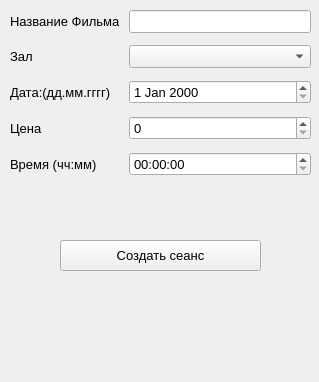
<?xml version="1.0" encoding="UTF-8"?>
<ui version="4.0">
 <class>CreateSessionWindow</class>
 <widget class="QWidget" name="CreateSessionWindow">
  <property name="geometry">
   <rect>
    <x>0</x>
    <y>0</y>
    <width>319</width>
    <height>382</height>
   </rect>
  </property>
  <property name="minimumSize">
   <size>
    <width>319</width>
    <height>382</height>
   </size>
  </property>
  <property name="maximumSize">
   <size>
    <width>319</width>
    <height>382</height>
   </size>
  </property>
  <property name="font">
   <font>
    <family>MS Shell Dlg 2</family>
    <pointsize>10</pointsize>
   </font>
  </property>
  <property name="windowTitle">
   <string>Form</string>
  </property>
  <widget class="QPushButton" name="create_session_button">
   <property name="geometry">
    <rect>
     <x>60</x>
     <y>240</y>
     <width>201</width>
     <height>31</height>
    </rect>
   </property>
   <property name="text">
    <string>Создать сеанс</string>
   </property>
  </widget>
  <widget class="QWidget" name="formLayoutWidget">
   <property name="geometry">
    <rect>
     <x>10</x>
     <y>10</y>
     <width>301</width>
     <height>201</height>
    </rect>
   </property>
   <layout class="QFormLayout" name="formLayout">
    <property name="horizontalSpacing">
     <number>8</number>
    </property>
    <property name="verticalSpacing">
     <number>12</number>
    </property>
    <property name="topMargin">
     <number>0</number>
    </property>
    <property name="rightMargin">
     <number>0</number>
    </property>
    <property name="bottomMargin">
     <number>0</number>
    </property>
    <item row="0" column="0">
     <widget class="QLabel" name="label">
      <property name="text">
       <string>Название Фильма</string>
      </property>
     </widget>
    </item>
    <item row="0" column="1">
     <widget class="QLineEdit" name="name_input"/>
    </item>
    <item row="1" column="0">
     <widget class="QLabel" name="label_4">
      <property name="text">
       <string>Зал</string>
      </property>
     </widget>
    </item>
    <item row="2" column="0">
     <widget class="QLabel" name="label_5">
      <property name="text">
       <string>Дата:(дд.мм.гггг)</string>
      </property>
     </widget>
    </item>
    <item row="3" column="0">
     <widget class="QLabel" name="label_2">
      <property name="text">
       <string>Цена</string>
      </property>
     </widget>
    </item>
    <item row="4" column="0">
     <widget class="QLabel" name="label_3">
      <property name="text">
       <string>Время (чч:мм)</string>
      </property>
     </widget>
    </item>
    <item row="2" column="1">
     <widget class="QDateEdit" name="date_edit"/>
    </item>
    <item row="4" column="1">
     <widget class="QTimeEdit" name="time_edit"/>
    </item>
    <item row="3" column="1">
     <widget class="QSpinBox" name="spin_box"/>
    </item>
    <item row="1" column="1">
     <widget class="QComboBox" name="combo_box"/>
    </item>
   </layout>
  </widget>
  <widget class="QLabel" name="error_widget">
   <property name="geometry">
    <rect>
     <x>10</x>
     <y>290</y>
     <width>301</width>
     <height>51</height>
    </rect>
   </property>
   <property name="text">
    <string/>
   </property>
  </widget>
 </widget>
 <resources/>
 <connections/>
</ui>
